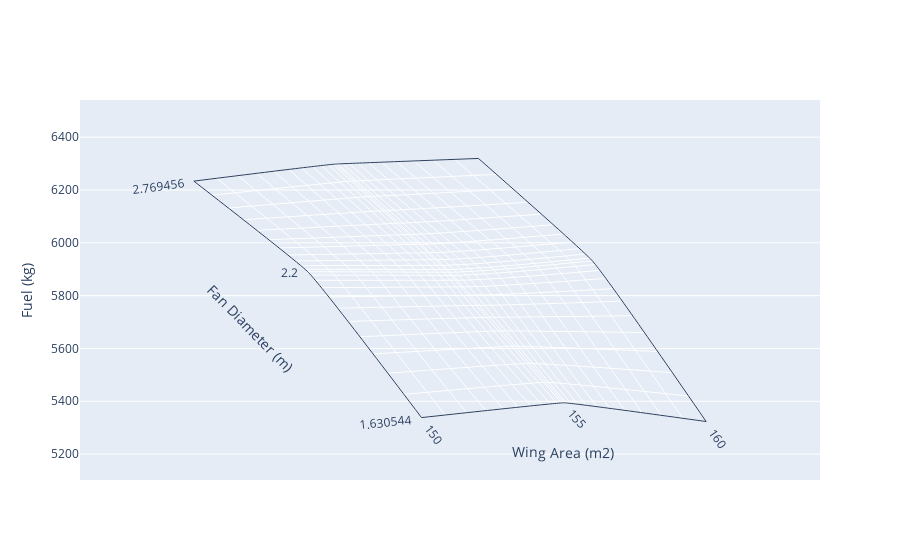

Notebook source saved alongside this figure:
### Code cell
draw_carpet(input["WingArea"],input["FanDiameter"]/10,output["fuel_mass"],'Wing Area (m2)',"Fan Diameter (m)","Fuel (kg)")

### Figure 1 — Plotly figure (JSON) as saved in the notebook; plotly's stock layout.template omitted (floating-point values rounded to 4 significant figures)
{"data": [{"a": [150, 150, 150, 155, 155, 155, 160, 160, 160], "aaxis": {"minorgridcount": 10, "smoothing": 0.1, "title": {"text": "Wing Area (m2)"}}, "b": [1.631, 2.2, 2.769, 1.631, 2.2, 2.769, 1.631, 2.2, 2.769], "baxis": {"minorgridcount": 10, "smoothing": 0.2, "title": {"text": "Fan Diameter (m)"}}, "cheaterslope": 0.8, "type": "carpet", "y": [5338.0, 5891.0, 6234.0, 5394.0, 5889.0, 6298.0, 5323.0, 5932.0, 6319.0], "yaxis": "y"}], "layout": {"yaxis": {"title": {"text": "Fuel (kg)"}}}}
